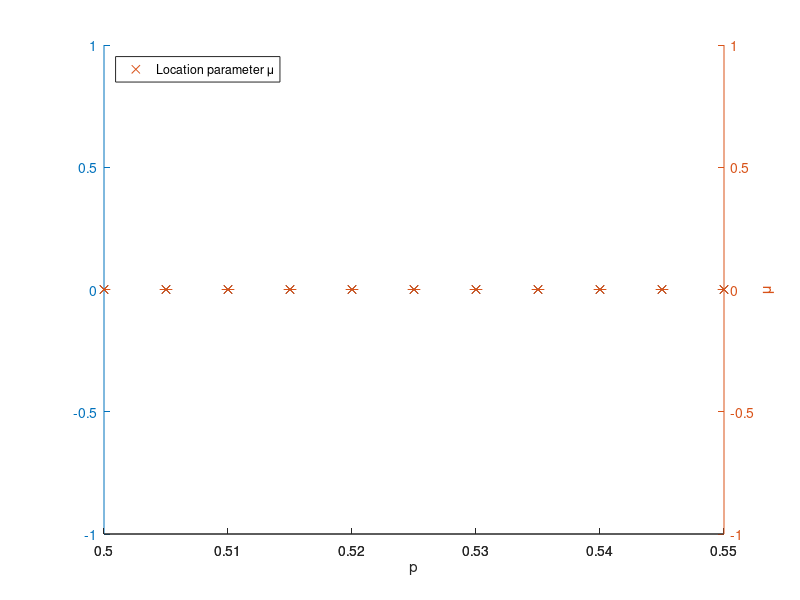

MATLAB code for this plot: (Note: this script raises an error after producing the figure.)
close all; clear all;
ps = [0.5:0.005:0.55];    
ps = sort(ps);
mfit = zeros(size(ps));
mdata = zeros(size(ps));
mu = zeros(size(ps));
lc = zeros(size(ps));
uc = zeros(size(ps));

for i=1:length(ps);
   p = ps(i);
   try
        d=load(['N90_p_',num2str(p),'.dat']);
   catch
       break
   end

   [parms, confs] = gevfit(d)
   
   args = num2cell(parms);
   mfit(i) = gevstat(args{:});
   mdata(i) = mean(d);
   mu(i) = parms(3)
   lc(i) = confs(1,3);
   uc(i) = confs(2,3);
end

figure
ax1 = gca;
hold on
%errorbar(ps,mu,lc-mu,uc-mu,'x')
[ax, h1, h2] = plotyy(ps,mu,ps,mdata,@(x,y) plot(x,y,'x'))
axes(ax(1)); hold on;
errorbar(ps,mu,lc-mu,uc-mu,'x');
axes(ax(2)); hold on;
ylabel('\mu')
xlabel('p')
legend('Location parameter \mu','Location','NorthWest');
%ax2 = axes('Position',get(ax1,'Position'),...
%       'XAxisLocation','top',...
%       'YAxisLocation','right',...
%       'Color','none',...
%       'XColor','k','YColor','k');
%linkaxes([ax1 ax2],'x');
%hold on
plot(ax(2),ps,mdata,'or','Parent',ax2);
plot(ax(2),ps,mfit,'sg','Parent',ax2);

legend('Fit mean: \mu + \sigma (\Gamma(1+\xi)-1) / \xi','Empirical mean')
title('Generalized Extreme Value Fit Location Parameter \mu with 95% Confidence Intervals')
xlabel('p');
ylabel('m');

box on
axis('tight')
